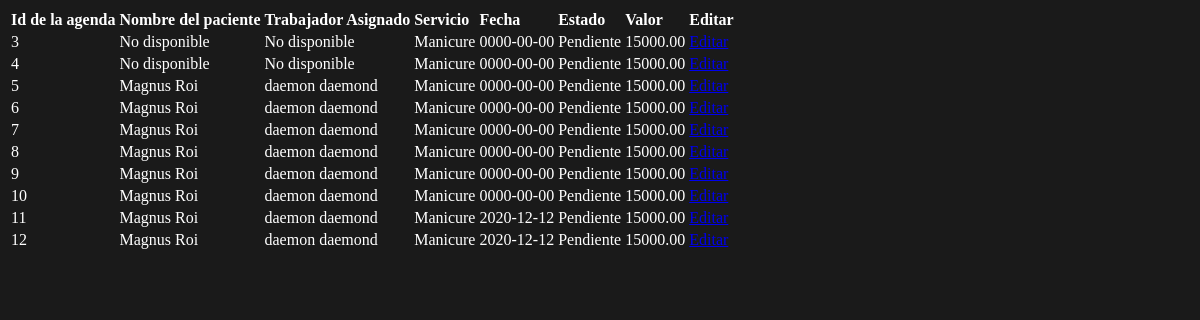
The app's page /php/Admin/Consultar_Editar_Agenda.php with its own data.
### tables this page shows
CREATE TABLE `agenda` (
  `Id_Agenda` int(11) NOT NULL,
  `Id_Servicio` int(11) NOT NULL,
  `Id_Paciente` varchar(10) NOT NULL,
  `Id_Trabajador` varchar(10) NOT NULL,
  `Hora_Inicio` datetime NOT NULL,
  `Hora_Fin` datetime NOT NULL,
  `Valor` decimal(8,2) NOT NULL,
  `Fecha` date NOT NULL,
  `Pagado` varchar(2) NOT NULL,
  `Estado` varchar(9) NOT NULL
);

CREATE TABLE `servicio` (
  `Id_Servicio` int(11) NOT NULL,
  `Nombre` varchar(50) NOT NULL,
  `Descripcion` text NOT NULL,
  `Valor` decimal(8,2) NOT NULL
);

CREATE TABLE `paciente` (
  `Nombre` varchar(50) NOT NULL,
  `Apellido` varchar(50) NOT NULL,
  `Direccion` varchar(50) NOT NULL,
  `Telefono_Celular` varchar(10) NOT NULL,
  `Telefono_Fijo` varchar(7) NOT NULL,
  `Ciudad` varchar(50) NOT NULL,
  `Email` varchar(50) NOT NULL,
  `Tipo_Id` varchar(2) NOT NULL,
  `Num_id` varchar(10) NOT NULL,
  `Fecha_Nacimiento` date NOT NULL,
  `Id_Usuario` int(11) NOT NULL
);

CREATE TABLE `trabajador` (
  `Nombre` varchar(50) NOT NULL,
  `Apellido` varchar(50) NOT NULL,
  `Direccion` varchar(50) NOT NULL,
  `Telefono_Celular` varchar(10) NOT NULL,
  `Telefono_Fijo` varchar(7) NOT NULL,
  `Ciudad` varchar(50) NOT NULL,
  `Email` varchar(50) NOT NULL,
  `Tipo_Id` varchar(2) NOT NULL,
  `Num_Id` varchar(10) NOT NULL,
  `Fecha_Nacimiento` date NOT NULL,
  `Id_Usuario` int(11) NOT NULL
);

### php/Admin/Consultar_Editar_Agenda.php (the view, shortened to what this page needs)
<?php
include ("../Conexion.php");
$sql="select * from agenda";
$result=mysqli_query($con,$sql);
echo "<table>";
echo "<td><b>Id de la agenda</b></td><td><b>Nombre del paciente</b></td><td><b>Trabajador Asignado</b></td><td><b>Servicio</b></td><td><b>Fecha</b></td><td><b>Estado</b></td><td><b>Valor</b></td><td><b>Editar</b></td>";
while($fila =mysqli_fetch_array($result)){
	echo "<tr>";
	echo "<td>";
	$id=$fila["Id_Agenda"];
	echo $fila["Id_Agenda"];
	echo"</td>";
	echo "<td>";
	$sql1="select Nombre,Apellido from paciente where Num_id=".$fila["Id_Paciente"];
	$result1=mysqli_query($con,$sql1);
	if(mysqli_num_rows($result1)>0){
		$fila1=mysqli_fetch_array($result1);
		echo $fila1["Nombre"]." ".$fila1["Apellido"];
	echo"</td>";}
	else{
		echo "No disponible";
	echo"</td>";
	}echo "<td>";
	$sql1="select Nombre,Apellido from trabajador where Num_id=".$fila["Id_Trabajador"];
	$result1=mysqli_query($con,$sql1);
	if(mysqli_num_rows($result1)>0){
		$fila1=mysqli_fetch_array($result1);
		echo $fila1["Nombre"]." ".$fila1["Apellido"];
	echo"</td>";}
	else{
		echo "No disponible";
	echo"</td>";
	}
	echo "<td>";
	$sql1="select Nombre from servicio where Id_Servicio=".$fila["Id_Servicio"];
	$result1=mysqli_query($con,$sql1);
	if(mysqli_num_rows($result1)>0){
		$fila1=mysqli_fetch_array($result1);
		echo $fila1["Nombre"];
	echo"</td>";}
	else{
		echo "No disponible";
	echo"</td>";
	}
		echo "<td>";
	echo $fila["Fecha"];
	echo"</td>";
			echo "<td>";
	echo $fila["Estado"];
	echo"</td>";
			echo "<td>";
	echo $fila["Valor"];
	echo"</td>";
	echo"<td><a HREF=\"../../formularios/Editar_Agenda.php?id=$id\" id=\"$id\" name=\"$id\">Editar</a></td>";
}
echo "</table>";
?>

### records on screen
agenda: Id_Agenda "3", shows "No disponible", Id_Servicio.Nombre "Manicure", Fecha "0000-00-00", Estado "Pendiente", Valor "15000.00"
agenda: Id_Agenda "4", shows "No disponible", Id_Servicio.Nombre "Manicure", Fecha "0000-00-00", Estado "Pendiente", Valor "15000.00"
agenda: Id_Agenda "5", Id_Paciente.Nombre "Magnus", Id_Paciente.Apellido "Roi", Id_Trabajador.Nombre "daemon", Id_Trabajador.Apellido "daemond", Id_Servicio.Nombre "Manicure", Fecha "0000-00-00", Estado "Pendiente", Valor "15000.00"
agenda: Id_Agenda "6", Id_Paciente.Nombre "Magnus", Id_Paciente.Apellido "Roi", Id_Trabajador.Nombre "daemon", Id_Trabajador.Apellido "daemond", Id_Servicio.Nombre "Manicure", Fecha "0000-00-00", Estado "Pendiente", Valor "15000.00"
agenda: Id_Agenda "7", Id_Paciente.Nombre "Magnus", Id_Paciente.Apellido "Roi", Id_Trabajador.Nombre "daemon", Id_Trabajador.Apellido "daemond", Id_Servicio.Nombre "Manicure", Fecha "0000-00-00", Estado "Pendiente", Valor "15000.00"
agenda: Id_Agenda "8", Id_Paciente.Nombre "Magnus", Id_Paciente.Apellido "Roi", Id_Trabajador.Nombre "daemon", Id_Trabajador.Apellido "daemond", Id_Servicio.Nombre "Manicure", Fecha "0000-00-00", Estado "Pendiente", Valor "15000.00"
agenda: Id_Agenda "9", Id_Paciente.Nombre "Magnus", Id_Paciente.Apellido "Roi", Id_Trabajador.Nombre "daemon", Id_Trabajador.Apellido "daemond", Id_Servicio.Nombre "Manicure", Fecha "0000-00-00", Estado "Pendiente", Valor "15000.00"
agenda: Id_Agenda "10", Id_Paciente.Nombre "Magnus", Id_Paciente.Apellido "Roi", Id_Trabajador.Nombre "daemon", Id_Trabajador.Apellido "daemond", Id_Servicio.Nombre "Manicure", Fecha "0000-00-00", Estado "Pendiente", Valor "15000.00"
agenda: Id_Agenda "11", Id_Paciente.Nombre "Magnus", Id_Paciente.Apellido "Roi", Id_Trabajador.Nombre "daemon", Id_Trabajador.Apellido "daemond", Id_Servicio.Nombre "Manicure", Fecha "2020-12-12", Estado "Pendiente", Valor "15000.00"
agenda: Id_Agenda "12", Id_Paciente.Nombre "Magnus", Id_Paciente.Apellido "Roi", Id_Trabajador.Nombre "daemon", Id_Trabajador.Apellido "daemond", Id_Servicio.Nombre "Manicure", Fecha "2020-12-12", Estado "Pendiente", Valor "15000.00"
